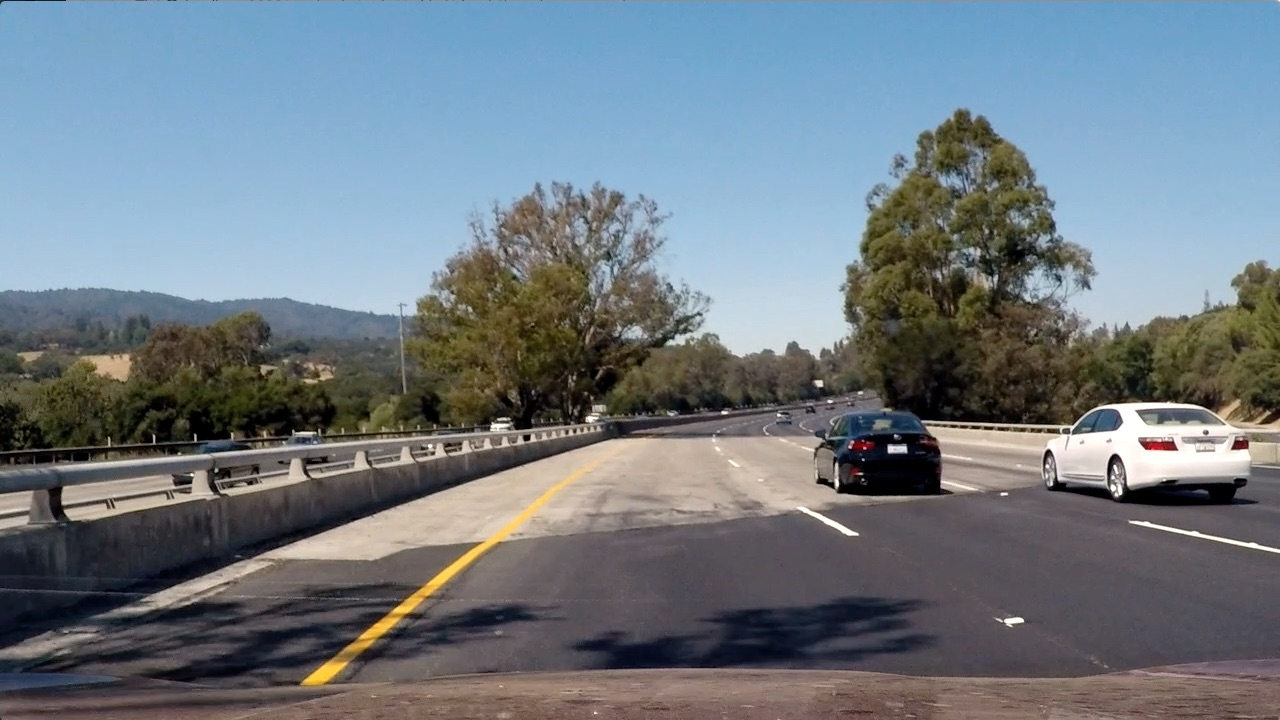
#> input picture test_images/test4.jpg, 1280 x 720 px
$ python find_lines_6_old.py   (older library calls are emulated)
#> lines starting #> are read from the running program, lines starting #| are printed output that depends on the picture; long printed decimals are rounded
#> further down, image is the input picture: shape (720, 1280, 3); mean R, G, B 112.2, 122.7, 130.9
### color_combined_gradient_5.py
import numpy as np
import cv2
import matplotlib.pyplot as plt
import matplotlib.image as mpimg
from defined_globals import *
from perspective_transform_2 import *


def getRegionOfInterest(img):
    #print(img.shape)
    global srcPnt1, srcPnt2, srcPnt3, srcPnt4
    roi_corners = np.array([[srcPnt1, srcPnt2, srcPnt3, srcPnt4]])

    mask =  np.zeros(img.shape, dtype=np.uint8)
    channel_count = 2 #img.shape[2]  # i.e. 3 or 4 depending on your image
    ignore_mask_color = (255,)*channel_count
    cv2.fillConvexPoly(mask, roi_corners, ignore_mask_color)

    # apply the mask
    masked_image = cv2.bitwise_and(img, mask)

    #plt.imshow(masked_image)
    #plt.show()
    return masked_image

# Edit this function to create your own pipeline.
def pipeline(img, s_thresh=(105, 255), sx_thresh=(50, 100), sy_thread=(80, 100), l_thresh=(50,255)):
    # Convert to HLS color space and separate the V channel
#> called with s_thresh = (105, 255), sx_thresh = (50, 100), sy_thread = (80, 100), l_thresh = (50, 255)
    hls = cv2.cvtColor(img, cv2.COLOR_RGB2HLS).astype(np.float)
    s_channel = hls[:,:,2]
    l_channel = hls[:,:,1]

    # Sobel x
    gray = cv2.cvtColor(img, cv2.COLOR_RGB2GRAY)
    #l_channel = hls[:,:,1]
    #gray = l_channel
    sobelx = cv2.Sobel(gray, cv2.CV_64F, 1, 0) # Take the derivative in x
    abs_sobelx = np.absolute(sobelx) # Absolute x derivative to accentuate lines away from horizontal
    scaled_sobel = np.uint8(255*abs_sobelx/np.max(abs_sobelx))
    # Threshold x gradient
    sxbinary = np.zeros_like(scaled_sobel)
    sxbinary[(scaled_sobel >= sx_thresh[0]) & (scaled_sobel <= sx_thresh[1])] = 1

    # sobel y
    sobely = cv2.Sobel(gray, cv2.CV_64F, 0, 1)
    abs_sobely = np.absolute(sobely)
    scaled_sobel = np.uint8(255*abs_sobely/np.max(abs_sobely))
    # Threshold y gradient
    sybinary = np.zeros_like(scaled_sobel)
    sybinary[(scaled_sobel >= sy_thread[0]) & (scaled_sobel <= sy_thread[1])] = 1

    # Threshold color channel
    s_binary = np.zeros_like(s_channel, np.uint8)
    s_pick = (s_channel >= s_thresh[0]) & (s_channel <= s_thresh[1])
    l_pick = (l_channel >= l_thresh[0]) & (l_channel <= l_thresh[1])
    s_binary[ s_pick & l_pick] = 1

    # Stack each channel
    # Note color_binary[:, :, 0] is all 0s, effectively an all black image. It might
    # be beneficial to replace this channel with something else.
    colored_binary = np.dstack(( np.zeros_like(sxbinary), sxbinary, s_binary)) * 255

    # Combine the two binary thresholds
    combined_binary = np.zeros_like(sxbinary)
    combined_binary[(s_binary == 1) | (sxbinary == 1)] = 1

    # Only consider region of interest
    combined_binary = getRegionOfInterest(combined_binary)
    return colored_binary, combined_binary


# [39 lines that do not run on import are left out]

### perspective_transform_2.py
from defined_globals import *
from camera_calibration_1 import *
from matplotlib.lines import Line2D


def computerM_Minv():
    global M, Minv
    # it is the sample image
    imgPath = "test_images/straight_lines.jpg"
    img = readImg(imgPath)
    src = np.float32(
            [srcWrapPnt1,
            srcWrapPnt2,
            srcWrapPnt3,
            srcWrapPnt4
            ])
    dest = np.float32(
            [destWrapPnt1,
            destWrapPnt2,
            destWrapPnt3,
            destWrapPnt4
            ])

    M = cv2.getPerspectiveTransform(src, dest)

    Minv = cv2.getPerspectiveTransform(dest, src)

def get_minv():
    if (Minv is None):
        computerM_Minv()
    return Minv

def warp(img):
    global M
    img_size = (img.shape[1], img.shape[0])
    if (M is None):
        computerM_Minv()

    warped = cv2.warpPerspective(img, M, img_size, flags=cv2.INTER_LINEAR)

    return warped

# [37 lines that do not run on import are left out]

### camera_calibration_1.py
import numpy as np
import cv2
import matplotlib.pyplot as plt
import matplotlib.image as mpimg
import sys
import os
from defined_globals import *
#%matplotlib inline

# [13 lines left out: functions processImg, displayImg, not called in this run]

def readImg(imgPath):
#> called with imgPath = 'test_images/straight_lines.jpg'
    img = mpimg.imread(imgPath)
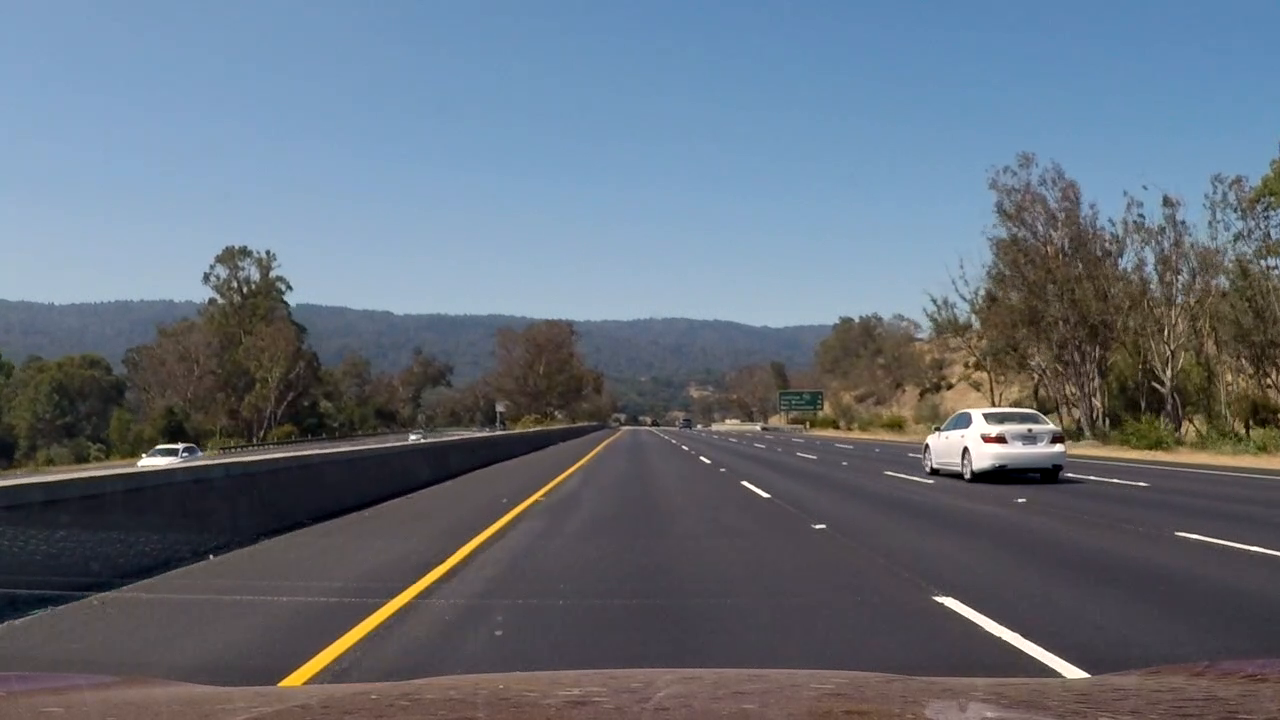
#> input picture test_images/straight_lines.jpg, 1280 x 720 px
#> img is the input picture: shape (720, 1280, 4) float32; mean R, G, B, A 0.395, 0.432, 0.479, 1
    return img

# [62 lines left out: functions readFolderImgs, getAllPoints, getUndistortedImg, not called in this run]

# [19 lines that do not run on import are left out]

### find_lines_6_old.py
from perspective_transform_2 import *
from color_combined_gradient_5 import *


image = mpimg.imread('test_images/test4.jpg')
colored_result, combined_result = pipeline(image)
warped = warp(combined_result)

if (True):
    plt.imshow(warped)
    plt.show()


# find the histogram
def get_histogram(img):
    img = warped
    histogram = np.sum(img[img.shape[0]//2:, :], axis = 0)
#> histogram = 1280 values, max 345 at index 324, min 0 at index 0, mean 11.13
    if (True):
        plt.plot(histogram)
        plt.show()

    return histogram
histogram = get_histogram(warped);

def get_left_right_x_base_from_histogram(histogram, left_margin=150, right_margin=1200-150):

    #left_margin = 150
    #right_margin = 1200 - 150
#> called with histogram = array of shape (1280,), left_margin = 150, right_margin = 1050
    midpoint = np.int(histogram.shape[0]/2)

    leftx_base = np.argmax(histogram[left_margin:midpoint]) + left_margin
#> leftx_base = 324
    rightx_base = np.argmax(histogram[midpoint:right_margin]) + midpoint
#> rightx_base = 911

    return leftx_base, rightx_base

leftx_base, rightx_base = get_left_right_x_base_from_histogram(histogram)
#> leftx_base = 324; rightx_base = 911


nonzero = warped.nonzero()
#> nonzero = 39337 positions, rows 0 to 719, columns 116 to 1156
nonzeroy = np.array(nonzero[0])
nonzerox = np.array(nonzero[1])
margin = 100
minpix = 50
def get_left_right_lane_fit(warped, leftx_base, rightx_base, nwindows=9, margin=100, minpix=50):

    #nwindows = 9
#> called with leftx_base = 324, rightx_base = 911, nwindows = 9, margin = 100, minpix = 50
    window_height = np.int(warped.shape[0]/nwindows)


    leftx_current = leftx_base
#> leftx_current = 324
    rightx_current = rightx_base
#> rightx_current = 911


    out_img = np.dstack((warped, warped, warped)) * 255
    left_lane_inds = []
    right_lane_inds = []

    for window in range(nwindows):
        win_y_low = warped.shape[0] - (window + 1) * window_height
        win_y_high = warped.shape[0] - window * window_height

        win_xleft_low = leftx_current - margin
        win_xleft_high = leftx_current + margin
        win_xright_low = rightx_current - margin
        win_xright_high = rightx_current + margin

        cv2.rectangle(out_img, (win_xleft_low, win_y_low), (win_xleft_high, win_y_high),
        (0, 255, 0), 2)
        cv2.rectangle(out_img, (win_xright_low, win_y_low), (win_xright_high, win_y_high),
        (0, 255, 0), 2)

        good_left_inds = ((nonzeroy >= win_y_low) & (nonzeroy < win_y_high) &
        (nonzerox >= win_xleft_low) & (nonzerox < win_xleft_high)).nonzero()[0]
        good_right_inds = ((nonzeroy >= win_y_low) & (nonzeroy < win_y_high) &
        (nonzerox >= win_xright_low) &  (nonzerox < win_xright_high)).nonzero()[0]

        left_lane_inds.append(good_left_inds)
        right_lane_inds.append(good_right_inds)

        if len(good_left_inds) > minpix:
            leftx_current = np.int(np.mean(nonzerox[good_left_inds]))
        if len(good_right_inds) > minpix:
            rightx_current = np.int(np.mean(nonzerox[good_right_inds]))
#> this loop made 9 passes
#> (win_xleft_low, win_xleft_high, win_xright_low, win_xright_high, leftx_current, rightx_current) on passes 1, 3, 4, 6: (224, 424, 811, 1011, 324, 912), (226, 426, 812, 1012, 336, 916), (236, 436, 816, 1016, 342, 914), (242, 442, 814, 1014, 350, 946)
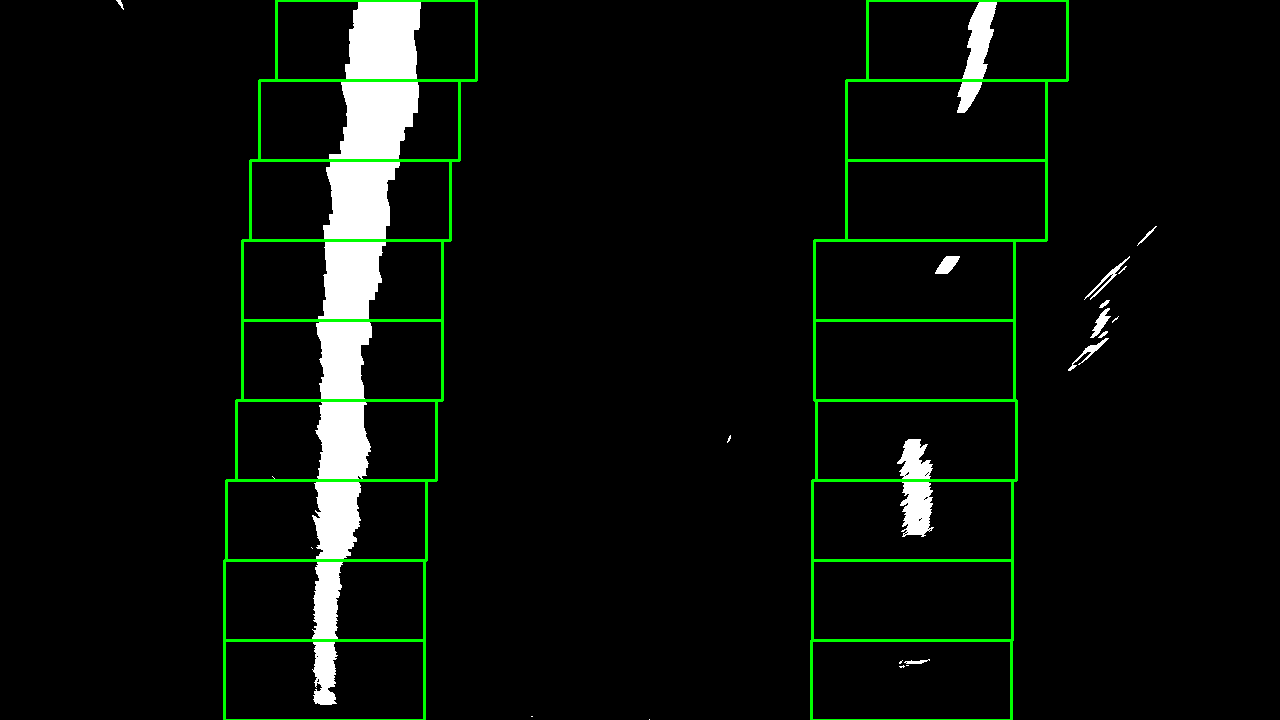
#> out_img: shape (720, 1280, 3); mean of channels 0, 1, 2 10.5, 15.9, 10.5; drawn as R, G, B
#> after the loop, left_lane_inds = 9 items; right_lane_inds = 9 items

    left_lane_inds = np.concatenate(left_lane_inds)
    right_lane_inds = np.concatenate(right_lane_inds)
#> right_lane_inds = 4933 values, max 38646 at index 89, min 69 at index 3307, mean 19583.4


    return left_lane_inds, right_lane_inds

left_lane_inds, right_lane_inds= get_left_right_lane_fit(warped, leftx_base, rightx_base)
leftx = nonzerox[left_lane_inds]
lefty = nonzeroy[left_lane_inds]
rightx = nonzerox[right_lane_inds]
#> rightx = 4933 values, max 997 at index 3324, min 897 at index 1996, mean 943.9
righty = nonzeroy[right_lane_inds]
#> righty = 4933 values, max 667 at index 87, min 0 at index 3307, mean 289.3

def get_left_right_lane_pixel_polynomial_fit(leftx, lefty, rightx, righty):

    left_fit = np.polyfit(lefty, leftx, 2)
#> left_fit = [0.000107, -0.167, 390.8]
    right_fit = np.polyfit(righty, rightx, 2)
#> right_fit = [0.000161, -0.225, 987.9]

    return left_fit, right_fit
left_fit, right_fit = get_left_right_lane_pixel_polynomial_fit(leftx, lefty, rightx, righty)
#> left_fit = [0.000107, -0.167, 390.8]; right_fit = [0.000161, -0.225, 987.9]

def compute_pixel_curvature(y_eval, left_fit, right_fit):
    #y_eval = image.shape[0]
#> called with y_eval = 720, left_fit = array of shape (3,), right_fit = array of shape (3,)
    left_curverad = ((1 + (2*left_fit[0]*y_eval + left_fit[1])**2)**1.5) / np.absolute(2*left_fit[0])
#> left_curverad = 4666.5
    right_curverad = ((1 + (2*right_fit[0]*y_eval + right_fit[1])**2)**1.5) / np.absolute(2*right_fit[0])
#> right_curverad = 3100.3
    print(left_curverad, right_curverad)
#| 4666.530 3100.279
    return left_curverad, right_curverad

left_fit_cr_pixel, right_fit_cr_pixel = compute_pixel_curvature(image.shape[0], left_fit, right_fit)
#> left_fit_cr_pixel = 4666.5; right_fit_cr_pixel = 3100.3

# Define conversions in x and y from pixels space to meters
ym_per_pix = 30/720 # meters per pixel in y dimension
xm_per_pix = 3.7/600 # meters per pixel in x dimension

def get_left_right_lane_world_polynomial_fit(leftx, lefty, rightx, righty):

    # Fit new polynomials to x,y in world space
    left_fit_cr = np.polyfit(lefty*ym_per_pix, leftx*xm_per_pix, 2)
#> left_fit_cr = [0.000381, -0.0247, 2.41]
    right_fit_cr = np.polyfit(righty*ym_per_pix, rightx*xm_per_pix, 2)
#> right_fit_cr = [0.000573, -0.0333, 6.09]
    return left_fit_cr, right_fit_cr

left_fit_cr_world, right_fit_cr_world = get_left_right_lane_world_polynomial_fit(leftx, lefty, rightx, righty)
#> left_fit_cr_world = [0.000381, -0.0247, 2.41]; right_fit_cr_world = [0.000573, -0.0333, 6.09]


#compute the curvature
def compute_world_curvature(y_eval, left_fit_cr, right_fit_cr):

    # Calculate the new radii of curvature
    # y_eval = image.shape[0]
#> called with y_eval = 720, left_fit_cr = array of shape (3,), right_fit_cr = array of shape (3,)
    left_curverad = ((1 + (2*left_fit_cr[0]*y_eval*ym_per_pix + left_fit_cr[1])**2)**1.5) / np.absolute(2*left_fit_cr[0])
#> left_curverad = 1313.5
    right_curverad = ((1 + (2*right_fit_cr[0]*y_eval*ym_per_pix + right_fit_cr[1])**2)**1.5) / np.absolute(2*right_fit_cr[0])
#> right_curverad = 872.8
    # Now our radius of curvature is in meters
    print(left_curverad, 'm', right_curverad, 'm')
#| 1313.479 m 872.763 m

    return left_curverad, right_curverad

left_fit_cr_world, right_fit_cr_world = compute_world_curvature(image.shape[0], left_fit_cr_world, right_fit_cr_world)
#> left_fit_cr_world = 1313.5; right_fit_cr_world = 872.8

# Create an image to draw on and an image to show the selection window
def show_selection_windows(warped, left_fit, right_fit):
    out_img = np.dstack((warped, warped, warped))*255
    ploty = np.linspace(0, warped.shape[0]-1, warped.shape[0])
    window_img = np.zeros_like(out_img)
    # Color in left and right line pixels
    out_img[nonzeroy[left_lane_inds], nonzerox[left_lane_inds]] = [255, 0, 0]
    out_img[nonzeroy[right_lane_inds], nonzerox[right_lane_inds]] = [0, 0, 255]


    left_fitx = left_fit[0]* ploty ** 2 + left_fit[1]*ploty + left_fit[2]
#> left_fitx = 720 values, max 390.8 at index 0, min 326.3 at index 719, mean 349.3
    right_fitx = right_fit[0]*ploty ** 2 + right_fit[1]*ploty + right_fit[2]
#> right_fitx = 720 values, max 987.9 at index 0, min 909.3 at index 698, mean 934.7

    # Generate a polygon to illustrate the search window area
    # And recast the x and y points into usable format for cv2.fillPoly()
    left_line_window1 = np.array([np.transpose(np.vstack([left_fitx-margin, ploty]))])
#> left_line_window1 = 720 pairs, first value 226.3 to 290.8, second value 0 to 719
    left_line_window2 = np.array([np.flipud(np.transpose(np.vstack([left_fitx+margin,
                                ploty])))])
#> left_line_window2 = 720 pairs, first value 426.3 to 490.8, second value 0 to 719
    left_line_pts = np.hstack((left_line_window1, left_line_window2))
#> left_line_pts = 1440 pairs, first value 226.3 to 490.8, second value 0 to 719
    right_line_window1 = np.array([np.transpose(np.vstack([right_fitx-margin, ploty]))])
#> right_line_window1 = 720 pairs, first value 809.3 to 887.9, second value 0 to 719
    right_line_window2 = np.array([np.flipud(np.transpose(np.vstack([right_fitx+margin,
                                ploty])))])
#> right_line_window2 = 720 pairs, first value 1009.3 to 1087.9, second value 0 to 719
    right_line_pts = np.hstack((right_line_window1, right_line_window2))
#> right_line_pts = 1440 pairs, first value 809.3 to 1087.9, second value 0 to 719

    # Draw the lane onto the warped blank image
    cv2.fillPoly(window_img, np.int_([left_line_pts]), (0,255, 0))
    cv2.fillPoly(window_img, np.int_([right_line_pts]), (0,255, 0))
    result = cv2.addWeighted(out_img, 1, window_img, 0.3, 0)
    plt.imshow(result)
    plt.plot(left_fitx, ploty, color='yellow')
    plt.plot(right_fitx, ploty, color='yellow')
    plt.xlim(0, 1280)
    plt.ylim(720, 0)
    plt.show()

show_selection_windows(warped, left_fit, right_fit)

# Visualization
def visualize_polynomial_fit(warped, left_fit, right_fit):
    out_img = np.dstack((warped, warped, warped))*255
    ploty = np.linspace(0, warped.shape[0]-1, warped.shape[0])
    left_fitx = left_fit[0]* ploty ** 2 + left_fit[1]*ploty + left_fit[2]
    right_fitx = right_fit[0]*ploty ** 2 + right_fit[1]*ploty + right_fit[2]

    out_img[nonzeroy[left_lane_inds], nonzerox[left_lane_inds]] = [255, 0, 0]
    out_img[nonzeroy[right_lane_inds], nonzerox[right_lane_inds]] = [0, 0, 255]

    plt.imshow(out_img)
    plt.plot(left_fitx, ploty, color='yellow')
    plt.plot(right_fitx, ploty, color='yellow')
    plt.xlim(0, 1280)
    plt.ylim(720, 0)
    plt.show()

visualize_polynomial_fit(warped, left_fit, right_fit)


def mapto_original_image(image, warped):
    # Create an image to draw the lines on
    warp_zero = np.zeros_like(warped).astype(np.uint8)
    color_warp = np.dstack((warp_zero, warp_zero, warp_zero))

    ploty = np.linspace(0, warped.shape[0]-1, warped.shape[0])
    left_fitx = left_fit[0]* ploty ** 2 + left_fit[1]*ploty + left_fit[2]
    right_fitx = right_fit[0]*ploty ** 2 + right_fit[1]*ploty + right_fit[2]
    # Recast the x and y points into usable format for cv2.fillPoly()
    pts_left = np.array([np.transpose(np.vstack([left_fitx, ploty]))])
#> pts_left = 720 pairs, first value 326.3 to 390.8, second value 0 to 719
    pts_right = np.array([np.flipud(np.transpose(np.vstack([right_fitx, ploty])))])
#> pts_right = 720 pairs, first value 909.3 to 987.9, second value 0 to 719
    pts = np.hstack((pts_left, pts_right))
#> pts = 1440 pairs, first value 326.3 to 987.9, second value 0 to 719

    # Draw the lane onto the warped blank image
    cv2.fillPoly(color_warp, np.int_([pts]), (0,255, 0))

    Minv = get_minv();
    # Warp the blank back to original image space using inverse perspective matrix (Minv)
    newwarp = cv2.warpPerspective(color_warp, Minv, (image.shape[1], image.shape[0]))
    # Combine the result with the original image
    result = cv2.addWeighted(image, 1, newwarp, 0.3, 0)
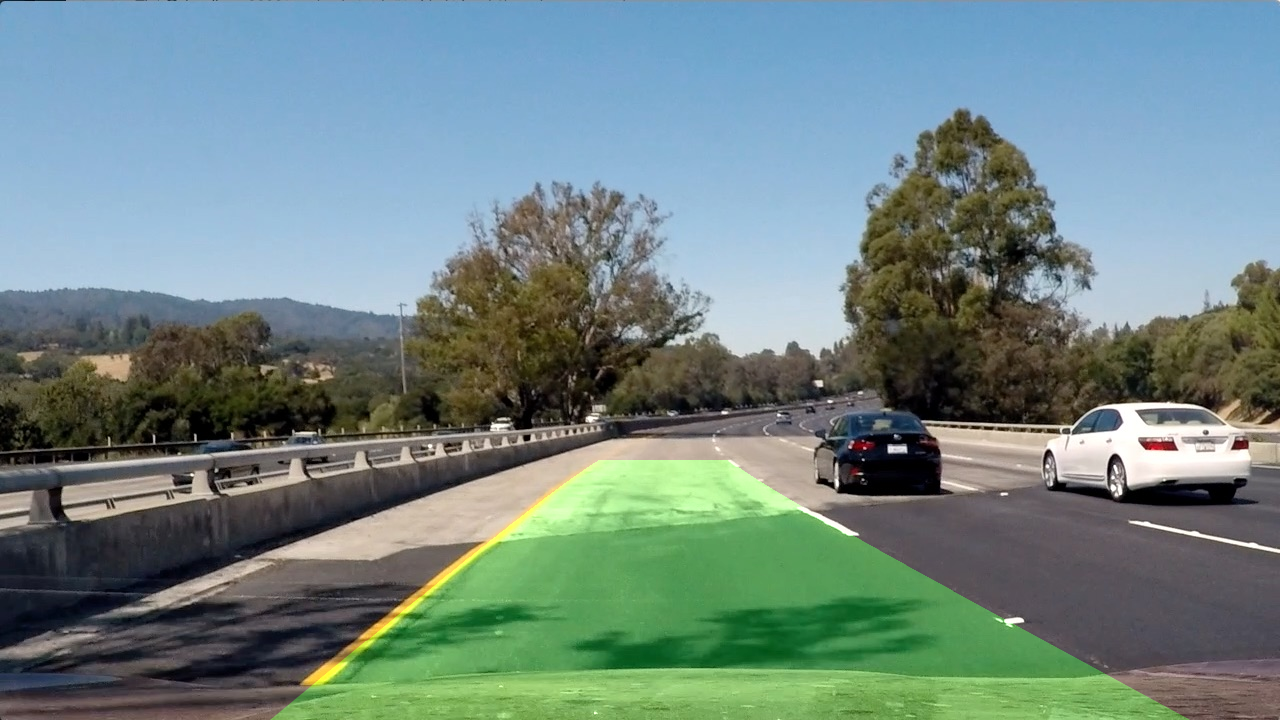
#> result: shape (720, 1280, 3); mean R, G, B 112.2, 133.9, 130.9

    return result

result = mapto_original_image(image, warped)
plt.imshow(result)
plt.show()
